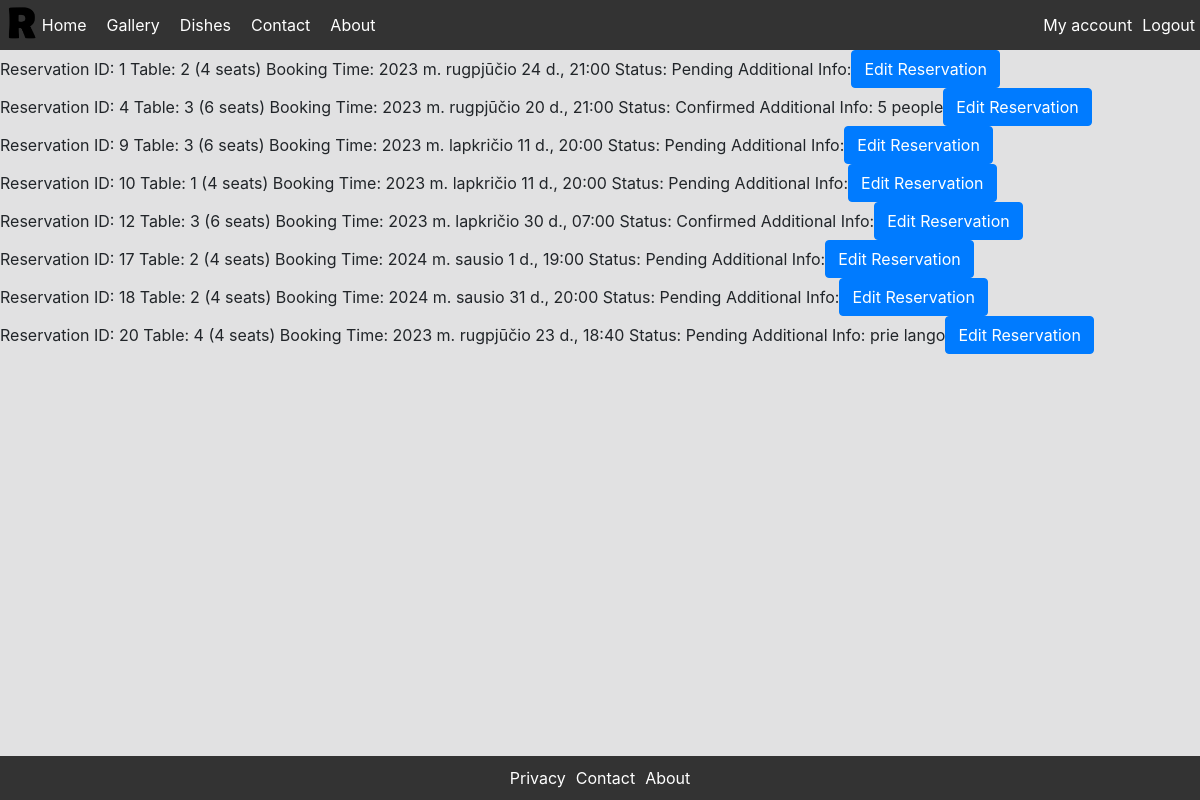
Page /reservations/ (signed in) on the committed database.
### main_app/models.py (models this page shows, shortened)
class Reservation(models.Model):  # reservation model
    STATUS_CHOICES = (
        ('pending', 'Pending'),
        ('confirmed', 'Confirmed'),
        ('cancelled', 'Cancelled'),
        ('finished', 'Finished'),
    )
    customer_id = models.ForeignKey(CustomUser, on_delete=models.CASCADE)
    booking_time = models.DateTimeField()
    status = models.CharField(max_length=20, choices=STATUS_CHOICES, default='pending')
    table = models.ForeignKey('Table', on_delete=models.CASCADE, null=True)
    additional_info = models.TextField(blank=True)

class Table(models.Model):  # table model
    number = models.IntegerField(unique=True, validators=[MinValueValidator(1)])
    capacity = models.IntegerField(validators=[MinValueValidator(1)])
    is_available = models.BooleanField(default=True)  # not used yet

### main_app/views.py (the view)
# urls.py: path('reservations/', views.reservations, name='reservations'),
@login_required
def reservations(request):  # page for reviewing/editing pending and confirmed reservations by managers and chiefs
    current_user = request.user
    name = current_user.position.name
    if name != 'Manager' and name != 'Chief':
        return redirect('account')
    active_reservations = Reservation.objects.exclude(Q(status='cancelled') | Q(status='finished'))  # Q objects for logic or
    return render(request, 'reservations.html', {'reservations': active_reservations})

### templates/reservations.html
{% extends 'base.html' %}
{% block content %}
    <ul>
        {% for reservation in reservations %}
            <li>
                Reservation ID: {{ reservation.id }}
                Table: {{ reservation.table.number }} ({{ reservation.table.capacity }} seats)
                Booking Time: {{ reservation.booking_time }}
                Status: {{ reservation.get_status_display }}
                Additional Info: {{ reservation.additional_info }}
                <a class="btn btn-primary" href="{% url 'admin:main_app_reservation_change' reservation.id %}">Edit Reservation</a>
            </li>
        {% empty %}
            <li>You don't have any reservations in pending or confirmed status.</li>
        {% endfor %}
    </ul>
{% endblock %}

### static/css/main.css (style rules this page uses)
body, html { margin: 0; padding: 0; height: 100%; }
body { display: flex; flex-direction: column; height: 100%; }
ul { margin: 0; padding: 0; width: 100%; height: 100%; }
li { display: flex; align-items: center; }
a:link { color: rgb(255, 255, 255); text-decoration: none; }

### rows in the picture
Reservation: id "1", table.number "2", table.capacity "4", booking_time "2023 m. rugpjūčio 24 d., 21:00", status "Pending"
Reservation: id "4", table.number "3", table.capacity "6", booking_time "2023 m. rugpjūčio 20 d., 21:00", status "Confirmed", additional_info "5 people"
Reservation: id "9", table.number "3", table.capacity "6", booking_time "2023 m. lapkričio 11 d., 20:00", status "Pending"
Reservation: id "10", table.number "1", table.capacity "4", booking_time "2023 m. lapkričio 11 d., 20:00", status "Pending"
Reservation: id "12", table.number "3", table.capacity "6", booking_time "2023 m. lapkričio 30 d., 07:00", status "Confirmed"
Reservation: id "17", table.number "2", table.capacity "4", booking_time "2024 m. sausio 1 d., 19:00", status "Pending"
Reservation: id "18", table.number "2", table.capacity "4", booking_time "2024 m. sausio 31 d., 20:00", status "Pending"
Reservation: id "20", table.number "4", table.capacity "4", booking_time "2023 m. rugpjūčio 23 d., 18:40", status "Pending", additional_info "prie lango"
